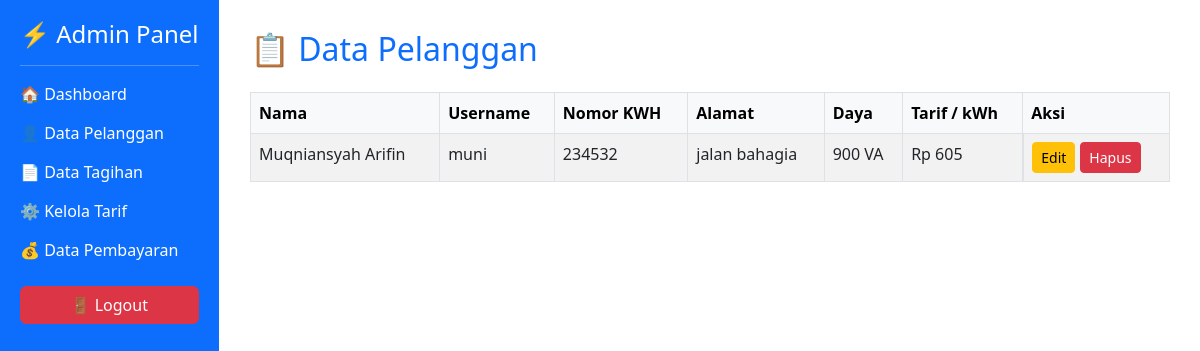
Page /admin/pelanggan/pelanggan.php (signed in) on the earlier database version.
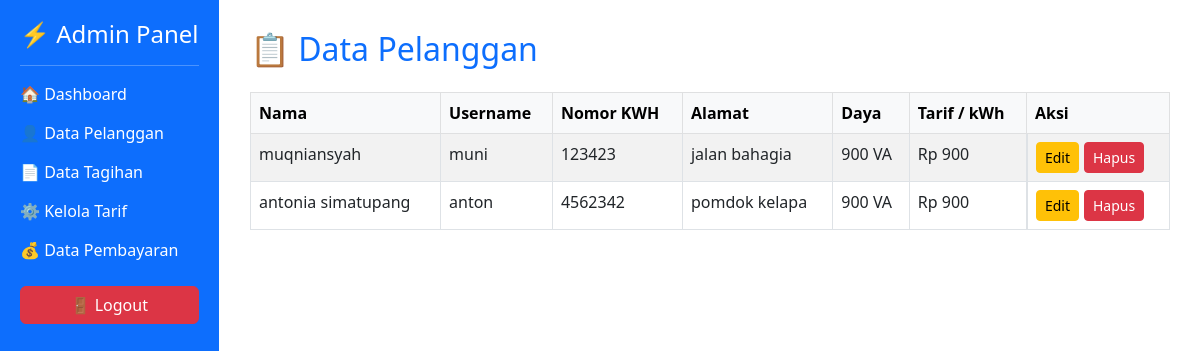
Same page on the later database version.
### tables this page shows
CREATE TABLE IF NOT EXISTS `pelanggan` (
  `id_pelanggan` int NOT NULL AUTO_INCREMENT,
  `username` varchar(50) NOT NULL,
  `password` varchar(100) NOT NULL,
  `nomor_kwh` varchar(20) DEFAULT NULL,
  `nama_pelanggan` varchar(100) DEFAULT NULL,
  `alamat` text,
  `id_tarif` int DEFAULT NULL,
  PRIMARY KEY (`id_pelanggan`),
  UNIQUE KEY `nomor_kwh` (`nomor_kwh`),
  KEY `id_tarif` (`id_tarif`),
  CONSTRAINT `pelanggan_ibfk_1` FOREIGN KEY (`id_tarif`) REFERENCES `tarif` (`id_tarif`)
);

CREATE TABLE IF NOT EXISTS `tarif` (
  `id_tarif` int NOT NULL AUTO_INCREMENT,
  `daya` varchar(20) DEFAULT NULL,
  `tarifperkwh` decimal(10,2) DEFAULT NULL,
  PRIMARY KEY (`id_tarif`)
);

### admin/pelanggan/pelanggan.php (the view, shortened to what this page needs)
<?php
include '../../config/database.php';
$pelanggan = $conn->query("SELECT p.*, t.daya, t.tarifperkwh FROM pelanggan p JOIN tarif t ON p.id_tarif = t.id_tarif");
?>
<!DOCTYPE html>
<html lang="id">
<head>
  <link href="https://cdn.jsdelivr.net/npm/bootstrap@5.3.0/dist/css/bootstrap.min.css" rel="stylesheet">
</head>
<body>
<div class="d-flex">
  <div class="sidebar position-fixed">
    <h4>⚡ Admin Panel</h4>
    <hr style="border-color:white;">
    <a href="../dashboard.php">🏠 Dashboard</a>
    <a href="./pelanggan.php">👤 Data Pelanggan</a>
    <a href="../tagihan/tagihan.php">📄 Data Tagihan</a>
    <a href="../tarif/tarif.php">⚙️ Kelola Tarif</a>
    <a href="../pembayaran/pembayaran.php">💰 Data Pembayaran</a>
    <a href="../../auth/logout.php" class="btn btn-danger mt-4">🚪 Logout</a>
  </div>
  <div class="main-content w-100">
    <h2 class="text-primary mb-4">📋 Data Pelanggan</h2>
    <div class="table-responsive">
      <table class="table table-bordered table-striped">
        <thead class="table-light">
          <tr>
            <th>Nama</th>
            <th>Username</th>
            <th>Nomor KWH</th>
            <th>Alamat</th>
            <th>Daya</th>
            <th>Tarif / kWh</th>
            <th>Aksi</th>
          </tr>
        </thead>
        <tbody>
          <?php while ($row = $pelanggan->fetch_assoc()) { ?>
          <tr>
            <td><?= $row['nama_pelanggan'] ?></td>
            <td><?= $row['username'] ?></td>
            <td><?= $row['nomor_kwh'] ?></td>
            <td><?= $row['alamat'] ?></td>
            <td><?= $row['daya'] ?> VA</td>
            <td>Rp <?= number_format($row['tarifperkwh']) ?></td>
            <td class="action-btn">
              <a href="edit_pelanggan.php?id=<?= $row['id_pelanggan'] ?>" class="btn btn-sm btn-warning">Edit</a>
              <a href="hapus_pelanggan.php?id=<?= $row['id_pelanggan'] ?>" class="btn btn-sm btn-danger" onclick="return confirm('Yakin ingin menghapus pelanggan ini?')">Hapus</a>
            </td>
          </tr>
          <?php } ?>
        </tbody>
      </table>
    </div>
  </div>
</div>
</body>
</html>

Differences in the rows shown:
removed pelanggan: nama_pelanggan "Muqniansyah Arifin", username "muni", nomor_kwh "234532", alamat "jalan bahagia", id_tarif.daya "900", id_tarif.tarifperkwh "605"
added pelanggan: nama_pelanggan "muqniansyah", username "muni", nomor_kwh "123423", alamat "jalan bahagia", id_tarif.daya "900", id_tarif.tarifperkwh "900"
added pelanggan: nama_pelanggan "antonia simatupang", username "anton", nomor_kwh "4562342", alamat "pomdok kelapa", id_tarif.daya "900", id_tarif.tarifperkwh "900"
